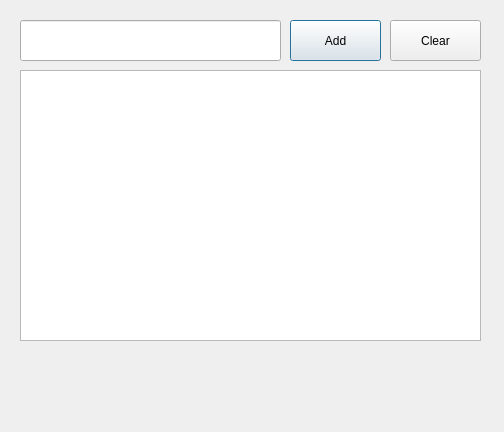
<?xml version="1.0" encoding="UTF-8"?>
<ui version="4.0">
 <class>Dialog</class>
 <widget class="QDialog" name="Dialog">
  <property name="geometry">
   <rect>
    <x>0</x>
    <y>0</y>
    <width>504</width>
    <height>432</height>
   </rect>
  </property>
  <property name="windowTitle">
   <string>Dialog</string>
  </property>
  <widget class="QLineEdit" name="Input">
   <property name="geometry">
    <rect>
     <x>20</x>
     <y>20</y>
     <width>261</width>
     <height>41</height>
    </rect>
   </property>
  </widget>
  <widget class="QPushButton" name="Add">
   <property name="geometry">
    <rect>
     <x>290</x>
     <y>20</y>
     <width>91</width>
     <height>41</height>
    </rect>
   </property>
   <property name="text">
    <string>Add</string>
   </property>
  </widget>
  <widget class="QTextEdit" name="Output">
   <property name="geometry">
    <rect>
     <x>20</x>
     <y>70</y>
     <width>461</width>
     <height>271</height>
    </rect>
   </property>
  </widget>
  <widget class="QPushButton" name="Clear">
   <property name="geometry">
    <rect>
     <x>390</x>
     <y>20</y>
     <width>91</width>
     <height>41</height>
    </rect>
   </property>
   <property name="text">
    <string>Clear</string>
   </property>
  </widget>
 </widget>
 <resources/>
 <connections/>
</ui>
